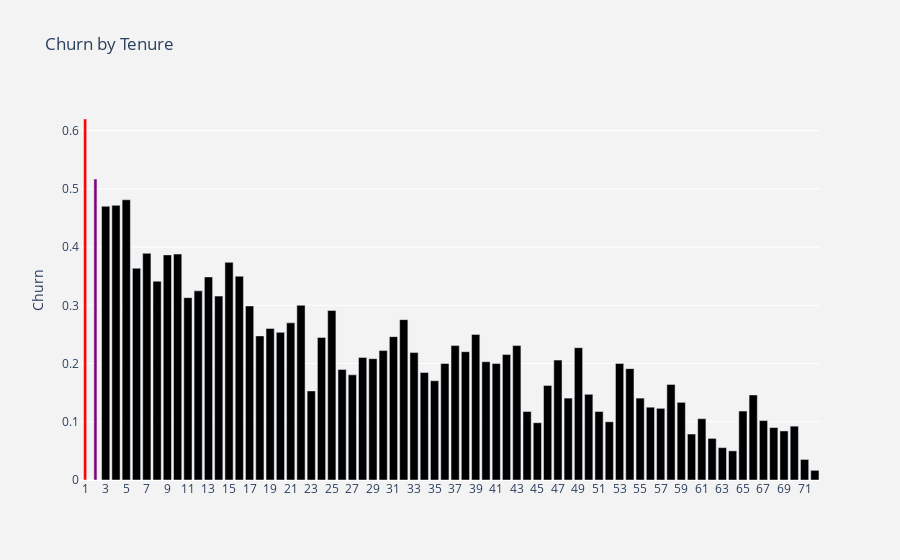

Source (notebook cell):
### Markdown cell above
### Churn by tenure

### Code cell
#visualize churn by Tenure
plot_by_tenure = df.groupby('tenure').Churn.mean().reset_index()
plot_data = [go.Bar(
    x=plot_by_tenure['tenure'],
    y=plot_by_tenure['Churn'],
    
    width=[0.3, 0.3],
    marker=dict(color=['red','purple'])
)]
plot_layout = go.Layout(
    xaxis={"type":"category"},
    yaxis={"title":"Churn"},
    title='Churn by Tenure',
    plot_bgcolor='rgb(243,243,243)',
    paper_bgcolor='rgb(243,243,243)',
)
fig = go.Figure(data=plot_data,layout=plot_layout) 
po.iplot(fig)

### Figure 1 — Plotly figure (JSON) as saved in the notebook; plotly's stock layout.template omitted (floating-point values rounded to 4 significant figures)
{"data": [{"marker": {"color": ["red", "purple"]}, "type": "bar", "width": [0.3, 0.3], "x": [1, 2, 3, 4, 5, 6, 7, 8, 9, 10, 11, 12, 13, 14, 15, 16, 17, 18, 19, 20, 21, 22, 23, 24, 25, 26, 27, 28, 29, 30, 31, 32, 33, 34, 35, 36, 37, 38, 39, 40, 41, 42, 43, 44, 45, 46, 47, 48, 49, 50, 51, 52, 53, 54, 55, 56, 57, 58, 59, 60, 61, 62, 63, 64, 65, 66, 67, 68, 69, 70, 71, 72], "y": [0.6199, 0.5168, 0.47, 0.4716, 0.4812, 0.3636, 0.3893, 0.3415, 0.3866, 0.3879, 0.3131, 0.3248, 0.3486, 0.3158, 0.3737, 0.35, 0.2989, 0.2474, 0.2603, 0.2535, 0.2698, 0.3, 0.1529, 0.2447, 0.2911, 0.1899, 0.1806, 0.2105, 0.2083, 0.2222, 0.2462, 0.2754, 0.2188, 0.1846, 0.1705, 0.2, 0.2308, 0.2203, 0.25, 0.2031, 0.2, 0.2154, 0.2308, 0.1176, 0.09836, 0.1622, 0.2059, 0.1406, 0.2273, 0.1471, 0.1176, 0.1, 0.2, 0.1912, 0.1406, 0.125, 0.1231, 0.1642, 0.1333, 0.07895, 0.1053, 0.07143, 0.05556, 0.05, 0.1184, 0.1461, 0.102, 0.09, 0.08421, 0.09244, 0.03529, 0.01657]}], "layout": {"paper_bgcolor": "rgb(243,243,243)", "plot_bgcolor": "rgb(243,243,243)", "title": {"text": "Churn by Tenure"}, "xaxis": {"type": "category"}, "yaxis": {"title": {"text": "Churn"}}}}
